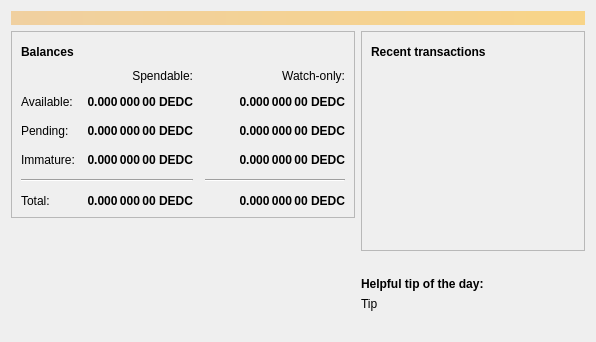
<?xml version="1.0" encoding="UTF-8"?>
<ui version="4.0">
 <class>OverviewPage</class>
 <widget class="QWidget" name="OverviewPage">
  <property name="geometry">
   <rect>
    <x>0</x>
    <y>0</y>
    <width>596</width>
    <height>342</height>
   </rect>
  </property>
  <property name="windowTitle">
   <string>Form</string>
  </property>
  <layout class="QVBoxLayout" name="topLayout">
   <item>
    <widget class="QLabel" name="labelAlerts">
     <property name="visible">
      <bool>false</bool>
     </property>
     <property name="styleSheet">
      <string notr="true">QLabel { background-color: qlineargradient(x1: 0, y1: 0, x2: 1, y2: 0, stop:0 #F0D0A0, stop:1 #F8D488); color:#000000; }</string>
     </property>
     <property name="wordWrap">
      <bool>true</bool>
     </property>
     <property name="margin">
      <number>3</number>
     </property>
     <property name="textInteractionFlags">
      <set>Qt::TextSelectableByMouse</set>
     </property>
    </widget>
   </item>
   <item>
    <layout class="QHBoxLayout" name="horizontalLayout" stretch="1,1">
     <item>
      <layout class="QVBoxLayout" name="verticalLayout_2">
       <item>
        <widget class="QFrame" name="frame">
         <property name="frameShape">
          <enum>QFrame::StyledPanel</enum>
         </property>
         <property name="frameShadow">
          <enum>QFrame::Raised</enum>
         </property>
         <layout class="QVBoxLayout" name="verticalLayout_4">
          <item>
           <layout class="QHBoxLayout" name="horizontalLayout_4">
            <item>
             <widget class="QLabel" name="label_5">
              <property name="font">
               <font>
                <weight>75</weight>
                <bold>true</bold>
               </font>
              </property>
              <property name="text">
               <string>Balances</string>
              </property>
             </widget>
            </item>
            <item>
             <widget class="QPushButton" name="labelWalletStatus">
              <property name="enabled">
               <bool>true</bool>
              </property>
              <property name="maximumSize">
               <size>
                <width>30</width>
                <height>16777215</height>
               </size>
              </property>
              <property name="toolTip">
               <string>The displayed information may be out of date. Your wallet automatically synchronizes with the Dedcoin network after a connection is established, but this process has not completed yet.</string>
              </property>
              <property name="text">
               <string/>
              </property>
              <property name="icon">
               <iconset resource="../bitcoin.qrc">
                <normaloff>:/icons/warning</normaloff>
                <disabledoff>:/icons/warning</disabledoff>:/icons/warning</iconset>
              </property>
              <property name="iconSize">
               <size>
                <width>24</width>
                <height>24</height>
               </size>
              </property>
              <property name="flat">
               <bool>true</bool>
              </property>
             </widget>
            </item>
            <item>
             <spacer name="horizontalSpacer_3">
              <property name="orientation">
               <enum>Qt::Horizontal</enum>
              </property>
              <property name="sizeHint" stdset="0">
               <size>
                <width>40</width>
                <height>20</height>
               </size>
              </property>
             </spacer>
            </item>
           </layout>
          </item>
          <item>
           <layout class="QGridLayout" name="gridLayout">
            <property name="spacing">
             <number>12</number>
            </property>
            <item row="2" column="2">
             <widget class="QLabel" name="labelWatchPending">
              <property name="font">
               <font>
                <weight>75</weight>
                <bold>true</bold>
               </font>
              </property>
              <property name="cursor">
               <cursorShape>IBeamCursor</cursorShape>
              </property>
              <property name="toolTip">
               <string>Unconfirmed transactions to watch-only addresses</string>
              </property>
              <property name="text">
               <string notr="true">0.000 000 00 DEDC</string>
              </property>
              <property name="alignment">
               <set>Qt::AlignRight|Qt::AlignTrailing|Qt::AlignVCenter</set>
              </property>
              <property name="textInteractionFlags">
               <set>Qt::LinksAccessibleByMouse|Qt::TextSelectableByKeyboard|Qt::TextSelectableByMouse</set>
              </property>
             </widget>
            </item>
            <item row="2" column="1">
             <widget class="QLabel" name="labelUnconfirmed">
              <property name="font">
               <font>
                <weight>75</weight>
                <bold>true</bold>
               </font>
              </property>
              <property name="cursor">
               <cursorShape>IBeamCursor</cursorShape>
              </property>
              <property name="toolTip">
               <string>Total of transactions that have yet to be confirmed, and do not yet count toward the spendable balance</string>
              </property>
              <property name="text">
               <string notr="true">0.000 000 00 DEDC</string>
              </property>
              <property name="alignment">
               <set>Qt::AlignRight|Qt::AlignTrailing|Qt::AlignVCenter</set>
              </property>
              <property name="textInteractionFlags">
               <set>Qt::LinksAccessibleByMouse|Qt::TextSelectableByKeyboard|Qt::TextSelectableByMouse</set>
              </property>
             </widget>
            </item>
            <item row="3" column="2">
             <widget class="QLabel" name="labelWatchImmature">
              <property name="font">
               <font>
                <weight>75</weight>
                <bold>true</bold>
               </font>
              </property>
              <property name="cursor">
               <cursorShape>IBeamCursor</cursorShape>
              </property>
              <property name="toolTip">
               <string>Mined balance in watch-only addresses that has not yet matured</string>
              </property>
              <property name="text">
               <string notr="true">0.000 000 00 DEDC</string>
              </property>
              <property name="alignment">
               <set>Qt::AlignRight|Qt::AlignTrailing|Qt::AlignVCenter</set>
              </property>
              <property name="textInteractionFlags">
               <set>Qt::LinksAccessibleByMouse|Qt::TextSelectableByKeyboard|Qt::TextSelectableByMouse</set>
              </property>
             </widget>
            </item>
            <item row="4" column="0" colspan="2">
             <widget class="Line" name="line">
              <property name="orientation">
               <enum>Qt::Horizontal</enum>
              </property>
             </widget>
            </item>
            <item row="4" column="2">
             <widget class="Line" name="lineWatchBalance">
              <property name="sizePolicy">
               <sizepolicy hsizetype="Preferred" vsizetype="Fixed">
                <horstretch>0</horstretch>
                <verstretch>0</verstretch>
               </sizepolicy>
              </property>
              <property name="minimumSize">
               <size>
                <width>140</width>
                <height>0</height>
               </size>
              </property>
              <property name="orientation">
               <enum>Qt::Horizontal</enum>
              </property>
             </widget>
            </item>
            <item row="5" column="0">
             <widget class="QLabel" name="labelTotalText">
              <property name="text">
               <string>Total:</string>
              </property>
             </widget>
            </item>
            <item row="3" column="1">
             <widget class="QLabel" name="labelImmature">
              <property name="font">
               <font>
                <weight>75</weight>
                <bold>true</bold>
               </font>
              </property>
              <property name="cursor">
               <cursorShape>IBeamCursor</cursorShape>
              </property>
              <property name="toolTip">
               <string>Mined balance that has not yet matured</string>
              </property>
              <property name="text">
               <string notr="true">0.000 000 00 DEDC</string>
              </property>
              <property name="alignment">
               <set>Qt::AlignRight|Qt::AlignTrailing|Qt::AlignVCenter</set>
              </property>
              <property name="textInteractionFlags">
               <set>Qt::LinksAccessibleByMouse|Qt::TextSelectableByKeyboard|Qt::TextSelectableByMouse</set>
              </property>
             </widget>
            </item>
            <item row="2" column="3">
             <spacer name="horizontalSpacer_2">
              <property name="orientation">
               <enum>Qt::Horizontal</enum>
              </property>
              <property name="sizeHint" stdset="0">
               <size>
                <width>40</width>
                <height>20</height>
               </size>
              </property>
             </spacer>
            </item>
            <item row="3" column="0">
             <widget class="QLabel" name="labelImmatureText">
              <property name="text">
               <string>Immature:</string>
              </property>
             </widget>
            </item>
            <item row="5" column="1">
             <widget class="QLabel" name="labelTotal">
              <property name="font">
               <font>
                <weight>75</weight>
                <bold>true</bold>
               </font>
              </property>
              <property name="cursor">
               <cursorShape>IBeamCursor</cursorShape>
              </property>
              <property name="toolTip">
               <string>Your current total balance</string>
              </property>
              <property name="text">
               <string notr="true">0.000 000 00 DEDC</string>
              </property>
              <property name="alignment">
               <set>Qt::AlignRight|Qt::AlignTrailing|Qt::AlignVCenter</set>
              </property>
              <property name="textInteractionFlags">
               <set>Qt::LinksAccessibleByMouse|Qt::TextSelectableByKeyboard|Qt::TextSelectableByMouse</set>
              </property>
             </widget>
            </item>
            <item row="5" column="2">
             <widget class="QLabel" name="labelWatchTotal">
              <property name="font">
               <font>
                <weight>75</weight>
                <bold>true</bold>
               </font>
              </property>
              <property name="cursor">
               <cursorShape>IBeamCursor</cursorShape>
              </property>
              <property name="toolTip">
               <string>Current total balance in watch-only addresses</string>
              </property>
              <property name="text">
               <string notr="true">0.000 000 00 DEDC</string>
              </property>
              <property name="alignment">
               <set>Qt::AlignRight|Qt::AlignTrailing|Qt::AlignVCenter</set>
              </property>
              <property name="textInteractionFlags">
               <set>Qt::LinksAccessibleByMouse|Qt::TextSelectableByKeyboard|Qt::TextSelectableByMouse</set>
              </property>
             </widget>
            </item>
            <item row="0" column="2">
             <widget class="QLabel" name="labelWatchonly">
              <property name="text">
               <string>Watch-only:</string>
              </property>
              <property name="alignment">
               <set>Qt::AlignRight|Qt::AlignTrailing|Qt::AlignVCenter</set>
              </property>
             </widget>
            </item>
            <item row="1" column="0">
             <widget class="QLabel" name="labelBalanceText">
              <property name="text">
               <string>Available:</string>
              </property>
             </widget>
            </item>
            <item row="1" column="1">
             <widget class="QLabel" name="labelBalance">
              <property name="font">
               <font>
                <weight>75</weight>
                <bold>true</bold>
               </font>
              </property>
              <property name="cursor">
               <cursorShape>IBeamCursor</cursorShape>
              </property>
              <property name="toolTip">
               <string>Your current spendable balance</string>
              </property>
              <property name="text">
               <string notr="true">0.000 000 00 DEDC</string>
              </property>
              <property name="alignment">
               <set>Qt::AlignRight|Qt::AlignTrailing|Qt::AlignVCenter</set>
              </property>
              <property name="textInteractionFlags">
               <set>Qt::LinksAccessibleByMouse|Qt::TextSelectableByKeyboard|Qt::TextSelectableByMouse</set>
              </property>
             </widget>
            </item>
            <item row="1" column="2">
             <widget class="QLabel" name="labelWatchAvailable">
              <property name="font">
               <font>
                <weight>75</weight>
                <bold>true</bold>
               </font>
              </property>
              <property name="cursor">
               <cursorShape>IBeamCursor</cursorShape>
              </property>
              <property name="toolTip">
               <string>Your current balance in watch-only addresses</string>
              </property>
              <property name="text">
               <string notr="true">0.000 000 00 DEDC</string>
              </property>
              <property name="alignment">
               <set>Qt::AlignRight|Qt::AlignTrailing|Qt::AlignVCenter</set>
              </property>
              <property name="textInteractionFlags">
               <set>Qt::LinksAccessibleByMouse|Qt::TextSelectableByKeyboard|Qt::TextSelectableByMouse</set>
              </property>
             </widget>
            </item>
            <item row="2" column="0">
             <widget class="QLabel" name="labelPendingText">
              <property name="text">
               <string>Pending:</string>
              </property>
             </widget>
            </item>
            <item row="0" column="1">
             <widget class="QLabel" name="labelSpendable">
              <property name="text">
               <string>Spendable:</string>
              </property>
              <property name="alignment">
               <set>Qt::AlignRight|Qt::AlignTrailing|Qt::AlignVCenter</set>
              </property>
             </widget>
            </item>
           </layout>
          </item>
         </layout>
        </widget>
       </item>
       <item>
        <spacer name="verticalSpacer">
         <property name="orientation">
          <enum>Qt::Vertical</enum>
         </property>
         <property name="sizeHint" stdset="0">
          <size>
           <width>20</width>
           <height>40</height>
          </size>
         </property>
        </spacer>
       </item>
       <item>
        <layout class="QGridLayout" name="logo_grid">
          <item>
            <widget class="QLabel" name="label_wallet_bgcoin">
             <property name="text">
              <string/>
             </property>
             <property name="pixmap">
              <pixmap resource="../bitcoin.qrc">:/icons/wallet_bgcoin</pixmap>
             </property>
             <property name="scaledContents">
              <bool>false</bool>
             </property>
             <property name="alignment">
              <set>Qt::AlignCenter</set>
             </property>
             <property name="margin">
              <number>-2</number>
             </property>
            </widget>
          </item>
          <item>
            <widget class="QLabel" name="label_wallet_version_overlay">
              <property name="text">
               <string></string>
              </property>
              <property name="pixmap">
              </property>
              <property name="scaledContents">
               <bool>false</bool>
              </property>
              <property name="alignment">
               <set>Qt::AlignLeft|Qt::AlignBottom</set>
              </property>
              <property name="margin">
               <number>2</number>
              </property>
            </widget>
          </item>
        </layout>
       </item>
      </layout>
     </item>
     <item>
      <layout class="QVBoxLayout" name="verticalLayout_3">
       <item>
        <widget class="QFrame" name="frame_2">
         <property name="frameShape">
          <enum>QFrame::StyledPanel</enum>
         </property>
         <property name="frameShadow">
          <enum>QFrame::Raised</enum>
         </property>
         <layout class="QVBoxLayout" name="verticalLayout">
          <item>
           <layout class="QHBoxLayout" name="horizontalLayout_2">
            <item>
             <widget class="QLabel" name="label_4">
              <property name="font">
               <font>
                <weight>75</weight>
                <bold>true</bold>
               </font>
              </property>
              <property name="text">
               <string>Recent transactions</string>
              </property>
             </widget>
            </item>
            <item>
             <widget class="QPushButton" name="labelTransactionsStatus">
              <property name="enabled">
               <bool>true</bool>
              </property>
              <property name="maximumSize">
               <size>
                <width>30</width>
                <height>16777215</height>
               </size>
              </property>
              <property name="toolTip">
               <string>The displayed information may be out of date. Your wallet automatically synchronizes with the Dedcoin network after a connection is established, but this process has not completed yet.</string>
              </property>
              <property name="text">
               <string/>
              </property>
              <property name="icon">
               <iconset resource="../bitcoin.qrc">
                <normaloff>:/icons/warning</normaloff>
                <disabledoff>:/icons/warning</disabledoff>:/icons/warning</iconset>
              </property>
              <property name="iconSize">
               <size>
                <width>24</width>
                <height>24</height>
               </size>
              </property>
              <property name="flat">
               <bool>true</bool>
              </property>
             </widget>
            </item>
            <item>
             <spacer name="horizontalSpacer">
              <property name="orientation">
               <enum>Qt::Horizontal</enum>
              </property>
              <property name="sizeHint" stdset="0">
               <size>
                <width>40</width>
                <height>20</height>
               </size>
              </property>
             </spacer>
            </item>
           </layout>
          </item>
          <item>
           <widget class="QListView" name="listTransactions">
            <property name="styleSheet">
             <string notr="true">QListView { background: transparent; }</string>
            </property>
            <property name="frameShape">
             <enum>QFrame::NoFrame</enum>
            </property>
            <property name="verticalScrollBarPolicy">
             <enum>Qt::ScrollBarAlwaysOff</enum>
            </property>
            <property name="horizontalScrollBarPolicy">
             <enum>Qt::ScrollBarAlwaysOff</enum>
            </property>
            <property name="selectionMode">
             <enum>QAbstractItemView::NoSelection</enum>
            </property>
           </widget>
          </item>
         </layout>
        </widget>
       </item>
       <item>
        <spacer name="verticalSpacer_2">
         <property name="orientation">
          <enum>Qt::Vertical</enum>
         </property>
         <property name="sizeHint" stdset="0">
          <size>
           <width>20</width>
           <height>40</height>
          </size>
         </property>
        </spacer>
       </item>
       <item>
        <layout class="QVBoxLayout" name="verticalLayout_5">
         <property name="topMargin">
          <number>0</number>
         </property>
         <item>
          <widget class="QLabel" name="label_tip_header">
           <property name="font">
            <font>
             <weight>75</weight>
             <bold>true</bold>
            </font>
           </property>
           <property name="text">
            <string>Helpful tip of the day:</string>
           </property>
          </widget>
         </item>
         <item>
          <widget class="QLabel" name="label_tip">
           <property name="text">
            <string>Tip</string>
           </property>
          </widget>
         </item>
         <item>
          <spacer name="verticalSpacer_3">
           <property name="orientation">
            <enum>Qt::Vertical</enum>
           </property>
           <property name="sizeType">
            <enum>QSizePolicy::Maximum</enum>
           </property>
           <property name="sizeHint" stdset="0">
            <size>
             <width>20</width>
             <height>40</height>
            </size>
           </property>
          </spacer>
         </item>
        </layout>
       </item>
      </layout>
     </item>
    </layout>
   </item>
  </layout>
 </widget>
 <resources>
  <include location="../bitcoin.qrc"/>
 </resources>
 <connections/>
</ui>
